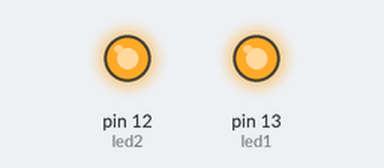
A sketch run on a simulated Arduino Uno, built with avr-gcc and run on an emulated ATmega328P. Parts: output pins drawn as LEDs (lit = HIGH).

Above: at 1.0 s.
At 5.5 s:
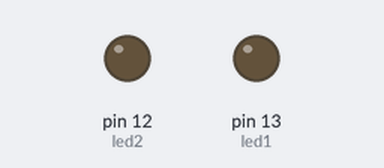
Timing chart, 0 to 6.9 s (numbered marks = the images above):
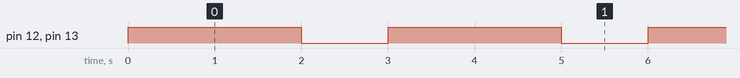

The sketch:

lab2_a3.ino
```cpp
#include <Arduino_FreeRTOS.h>

const int led1 = 13;
const int led2 = 12;

void task1(){
  while(1){
    digitalWrite(led1, HIGH);
    delay(2000);

    digitalWrite(led1, LOW);
    delay(1000);
  }
}

void task2(){
  while(1){
    digitalWrite(led2, HIGH);
    delay(2000);

    digitalWrite(led2, LOW);
    delay(1000);
  }
}

void setup() {
  // put your setup code here, to run once:
  Serial.begin(9600);
  pinMode(led1, OUTPUT);
  pinMode(led2, OUTPUT);
  xTaskCreate(task1, "Task1", 128, NULL, 0, NULL);
  xTaskCreate(task2, "Task2", 128, NULL, 1, NULL);
}

void loop() {
  // put your main code here, to run repeatedly:
}
```

Measured:
- by itself, pin 12 (led2), pin 13 (led1): alternates HIGH for 2.0 s and LOW for 1.0 s
